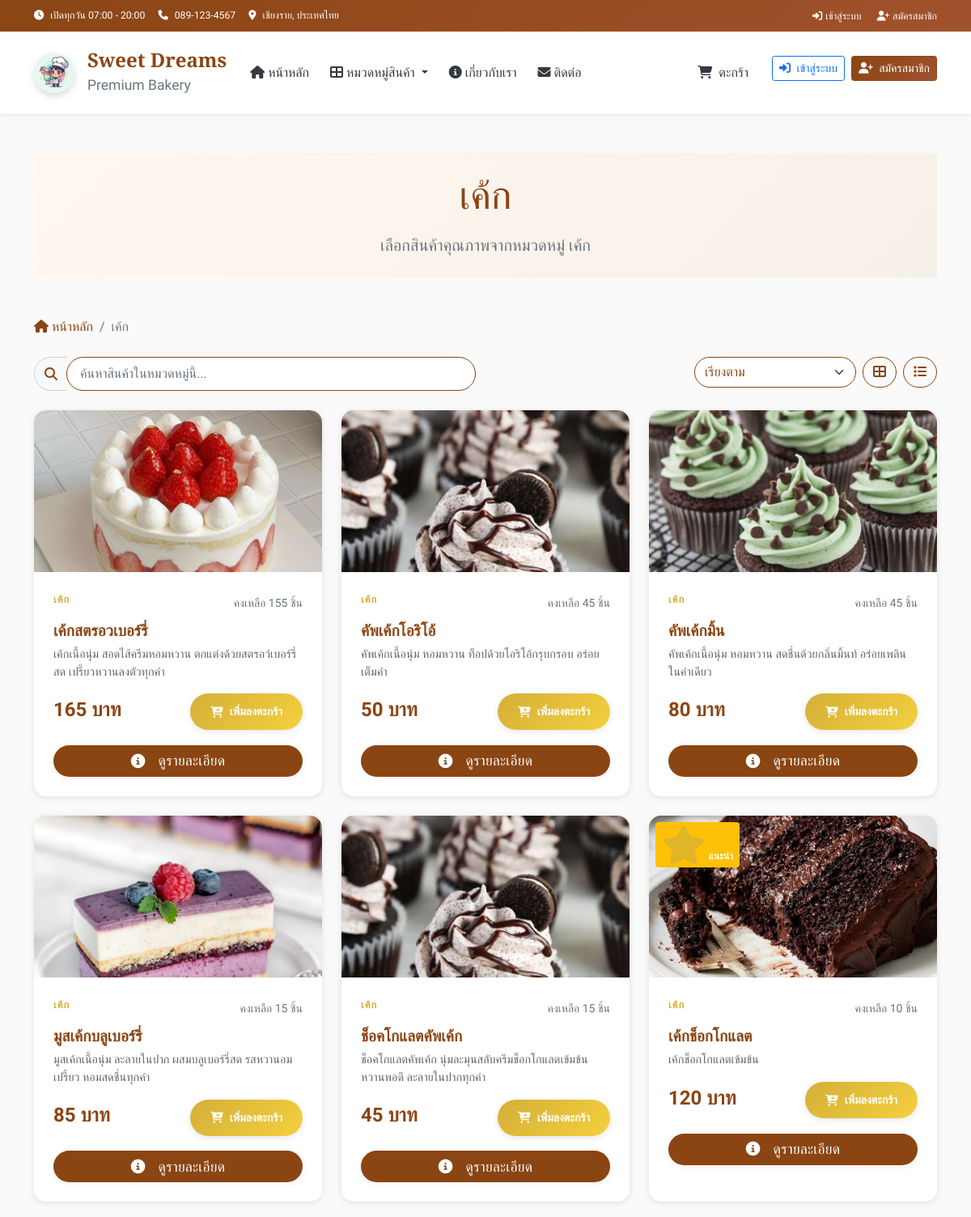
The page /category/1 (upper part) on the database as committed earlier.
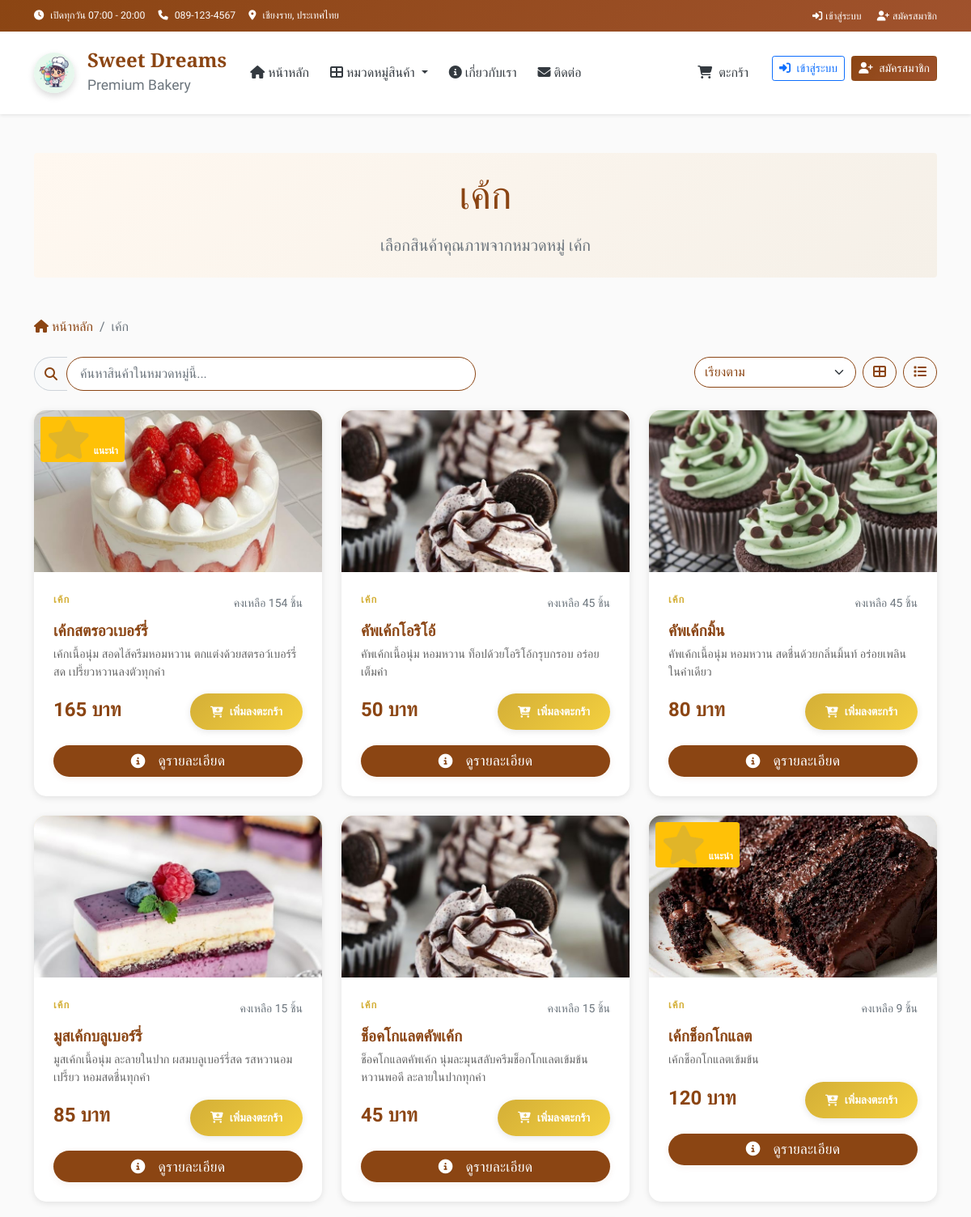
The same page on the database as committed later.
### tables this page shows
CREATE TABLE categories (
        id INTEGER PRIMARY KEY AUTOINCREMENT,
        name TEXT UNIQUE NOT NULL,
        name_en TEXT,
        icon TEXT,
        description TEXT,
        display_order INTEGER DEFAULT 0
    );

CREATE TABLE products (
        id INTEGER PRIMARY KEY AUTOINCREMENT,
        name TEXT NOT NULL,
        name_en TEXT,
        description TEXT,
        price DECIMAL(10,2) NOT NULL,
        image TEXT,
        category_id INTEGER,
        is_available BOOLEAN DEFAULT 1,
        is_featured BOOLEAN DEFAULT 0,
        stock_quantity INTEGER DEFAULT 0,
        created_at TIMESTAMP DEFAULT CURRENT_TIMESTAMP,
        FOREIGN KEY (category_id) REFERENCES categories (id)
    );

### app.py (the view)
@app.route('/category/<int:category_id>')
def category_by_id(category_id):
    categories = get_categories()
    products = get_products_by_category(category_id)
    category_name = None
    for cat in categories:
        if cat['id'] == category_id:
            category_name = cat['name']
            break
    if not category_name:
        flash('ไม่พบหมวดหมู่ที่ต้องการ')
        return redirect(url_for('index'))
    return render_template('category.html',
                         products=products,
                         category_name=category_name)

### templates/category.html (shortened to what this page needs)
{% extends "layout.html" %}
{% block content %}
<div class="container py-5">
    <div class="row mb-5">
        <div class="col-12">
            <div class="bg-gradient-light rounded p-4 text-center">
                <h1 class="display-5 mb-3">{{ category_name }}</h1>
                <p class="lead text-muted mb-0">เลือกสินค้าคุณภาพจากหมวดหมู่ {{ category_name }}</p>
            </div>
        </div>
    </div>
    <nav aria-label="breadcrumb" class="mb-4">
        <ol class="breadcrumb">
            <li class="breadcrumb-item">
                <a href="{{ url_for('index') }}" class="text-decoration-none">
                    <i class="fas fa-home me-1"></i>หน้าหลัก
                </a>
            </li>
            <li class="breadcrumb-item active">{{ category_name }}</li>
        </ol>
    </nav>
    <div class="row mb-4">
        <div class="col-lg-6">
            <div class="input-group">
                <span class="input-group-text">
                    <i class="fas fa-search"></i>
                </span>
                <input type="text" class="form-control" id="search-products"
                       placeholder="ค้นหาสินค้าในหมวดหมู่นี้...">
            </div>
        </div>
        <div class="col-lg-6 mt-3 mt-lg-0">
            <div class="d-flex gap-2 justify-content-lg-end">
                <select class="form-select" id="sort-products" style="max-width: 200px;">
                    <option value="default">เรียงตาม</option>
                </select>
                <button class="btn btn-outline-primary" id="view-grid" title="มุมมองตาราง">
                    <i class="fas fa-th-large"></i>
                </button>
                <button class="btn btn-outline-primary" id="view-list" title="มุมมองรายการ">
                    <i class="fas fa-list"></i>
                </button>
            </div>
        </div>
    </div>
    {% if products %}
        <div class="row" id="products-container">
            {% for product in products %}
            <div class="col-lg-4 col-md-6 mb-4 product-item"
                 data-name="{{ product.name }}"
                 data-price="{{ product.price }}">
                <div class="product-card h-100">
                    <div class="product-image position-relative">
                        {% if product.image %}
                            <img src="{{ url_for('static', filename='images/products/' + product.image) }}"
                                 alt="{{ product.name }}"
                                 class="img-fluid"
                                 loading="lazy">
                        {% else %}
                            <i class="fas fa-birthday-cake"></i>
                        {% endif %}
                        {% if product.is_featured %}
                            <span class="badge bg-warning position-absolute top-0 start-0 m-2">
                                <i class="fas fa-star me-1"></i>แนะนำ
                            </span>
                        {% endif %}
                    </div>
                    <div class="product-body">
                        <div class="d-flex justify-content-between align-items-center mb-2">
                            <div class="product-category">{{ category_name }}</div>
                            {% if product.stock_quantity > 0 %}
                                <small class="text-muted">คงเหลือ {{ product.stock_quantity }} ชิ้น</small>
                            {% else %}
                                <small class="text-danger">สินค้าหมด</small>
                            {% endif %}
                        </div>
                        <h5 class="product-name">{{ product.name }}</h5>
                        {% if product.description %}
                            <p class="product-description">{{ product.description }}</p>
                        {% endif %}
                        <div class="d-flex justify-content-between align-items-baseline">
                            <div class="product-price">{{ "%.0f"|format(product.price) }} บาท</div>
                            {% if product.stock_quantity > 0 %}
                                <button class="btn btn-custom btn-sm add-to-cart"
                                        data-product-id="{{ product.id }}"
                                        data-product-name="{{ product.name }}"
                                        data-product-price="{{ product.price }}">
                                    <i class="fas fa-cart-plus"></i> เพิ่มลงตะกร้า
                                </button>
                            {% else %}
                                <button class="btn btn-secondary btn-sm" disabled>
                                    <i class="fas fa-times"></i> หมด
                                </button>
                            {% endif %}
                        </div>
                        <div class="d-flex justify-content-center mt-2">
                            <a href="{{ url_for('product_detail', product_id=product.id) }}"
                               class="btn btn-detail-view">
                                <i class="fas fa-info-circle me-2"></i>
                                ดูรายละเอียด
                            </a>
                        </div>
                    </div>
                </div>
            </div>
            {% endfor %}
        </div>
    {% endif %}
</div>
{% endblock %}

### templates/layout.html (shortened to what this page needs)
<!DOCTYPE html>
<html lang="th" data-bs-theme="light">
<head>
    <link href="https://cdn.jsdelivr.net/npm/bootstrap@5.0.2/dist/css/bootstrap.min.css" rel="stylesheet">
    <link rel="stylesheet" href="https://cdnjs.cloudflare.com/ajax/libs/font-awesome/6.4.0/css/all.min.css">
    <link rel="stylesheet" href="{{ url_for('static', filename='css/main.css') }}">
</head>
<body>
    <header>
        <div class="top-bar bg-primary text-white py-2">
            <div class="container">
                <div class="row align-items-center">
                    <div class="col-md-8">
                        <small class="d-flex align-items-center flex-wrap gap-3">
                            <span><i class="fas fa-clock me-2"></i>เปิดทุกวัน 07:00 - 20:00</span>
                            <span><i class="fas fa-phone me-2"></i>089-123-4567</span>
                            <span><i class="fas fa-map-marker-alt me-2"></i>เชียงราย, ประเทศไทย</span>
                        </small>
                    </div>
                    <div class="col-md-4 text-end">
                        {% if session.get('user_id') %}
                            <small>
                                <i class="fas fa-user me-2"></i>
                                สวัสดี, {{ session.get('full_name') or session.get('username') }}
                            </small>
                        {% else %}
                            <small>
                                <a href="{{ url_for('login') }}" class="text-white text-decoration-none me-3">
                                    <i class="fas fa-sign-in-alt me-1"></i>เข้าสู่ระบบ
                                </a>
                                <a href="{{ url_for('register') }}" class="text-white text-decoration-none">
                                    <i class="fas fa-user-plus me-1"></i>สมัครสมาชิก
                                </a>
                            </small>
                        {% endif %}
                    </div>
                </div>
            </div>
        </div>
    </header>
    <nav class="navbar navbar-expand-lg navbar-light bg-white shadow-sm sticky-top" aria-label="Main navigation">
        <div class="container">
            <a class="navbar-brand d-flex align-items-center" href="{{ url_for('index') }}">
                <div class="logo-container me-3">
                    <div class="logo-circle">
                        <img src="{{ url_for('static', filename='images/hero.jpg') }}" alt="Logo" class="logo-img">
                    </div>
                </div>
                <div class="brand-info d-none d-md-block">
                    <h4 class="mb-0 brand-name">Sweet Dreams</h4>
                    <small class="text-muted">Premium Bakery</small>
                </div>
            </a>
            <div class="collapse navbar-collapse" id="navbarNav">
                <ul class="navbar-nav me-auto mb-2 mb-lg-0">
                    <li class="nav-item">
                        <a class="nav-link fw-500 {% if request.endpoint == 'index' %}active{% endif %}" href="{{ url_for('index') }}">
                            <i class="fas fa-home me-1"></i>หน้าหลัก
                        </a>
                    </li>
                    <li class="nav-item dropdown">
                        <a class="nav-link dropdown-toggle fw-500" href="#" role="button" data-bs-toggle="dropdown" aria-expanded="false">
                            <i class="fas fa-th-large me-1"></i>หมวดหมู่สินค้า
                        </a>
                    </li>
                    <li class="nav-item">
                        <a class="nav-link fw-500" href="{{ url_for('index') }}#about">
                            <i class="fas fa-info-circle me-1"></i>เกี่ยวกับเรา
                        </a>
                    </li>
                    <li class="nav-item">
                        <a class="nav-link fw-500" href="{{ url_for('index') }}#contact">
                            <i class="fas fa-envelope me-1"></i>ติดต่อ
                        </a>
                    </li>
                </ul>
                <ul class="navbar-nav ms-auto">
                    <li class="nav-item me-3">
                        <a class="nav-link position-relative fw-500 cart-link" href="{{ url_for('cart') }}">
                            <i class="fas fa-shopping-cart me-1"></i>
                            <span class="d-none d-lg-inline">ตะกร้า</span>
                        </a>
                    </li>
                    {% if session.get('user_id') %}
                        <li class="nav-item dropdown">
                            <a class="nav-link dropdown-toggle fw-500" href="#" role="button" data-bs-toggle="dropdown" aria-expanded="false">
                                <i class="fas fa-user me-1"></i>
                                <span class="d-none d-lg-inline">{{ session.get('full_name') or session.get('username') }}</span>
                            </a>
                            <ul class="dropdown-menu dropdown-menu-end shadow-sm border-0">
                                <li>
                                    <a class="dropdown-item" href="{{ url_for('profile') }}">
                                        <i class="fas fa-user me-2"></i> โปรไฟล์
                                    </a>
                                </li>
                                <li>
                                    <a class="dropdown-item" href="{{ url_for('track_order') }}">
                                        <i class="fas fa-truck me-2"></i>ติดตามคำสั่งซื้อ
                                    </a>
                                </li>
                                <li>
                                    <a class="dropdown-item" href="{{ url_for('order_history') }}">
                                        <i class="fas fa-history me-2"></i> ประวัติการสั่งซื้อ
                                    </a>
                                </li>
                                {% if session.get('role') == 'admin' %}
                                <li><hr class="dropdown-divider"></li>
                                <li>
                                    <a class="dropdown-item text-primary" href="{{ url_for('admin') }}">
                                        <i class="fas fa-cog me-2"></i> จัดการสินค้า
                                    </a>
                                </li>
                                <li>
                                    <a class="dropdown-item text-primary" href="{{ url_for('admin_orders') }}">
                                        <i class="fas fa-shopping-cart me-2"></i> จัดการคำสั่งซื้อ
                                    </a>
                                </li>
                                <li>
                                    <a class="dropdown-item text-primary" href="{{ url_for('admin_payments') }}">
                                        <i class="fas fa-money-check-alt me-2"></i> ตรวจสอบการชำระเงิน
                                    </a>
                                </li>
                                <li>
                                    <a class="dropdown-item text-primary" href="{{ url_for('admin_order_history') }}">
                                        <i class="fas fa-history me-2"></i> ประวัติการสั่งซื้อทั้งหมด
                                    </a>
                                </li>
                                {% endif %}
                                <li><hr class="dropdown-divider"></li>
                                <li>
                                    <a class="dropdown-item text-danger" href="{{ url_for('logout') }}">
                                        <i class="fas fa-sign-out-alt me-2"></i> ออกจากระบบ
                                    </a>
                                </li>
                            </ul>
                        </li>
                    {% else %}
                        <li class="nav-item me-2">
                            <a class="btn btn-outline-primary btn-sm" href="{{ url_for('login') }}">
                                <i class="fas fa-sign-in-alt me-1"></i> เข้าสู่ระบบ
                            </a>
                        </li>
                        <li class="nav-item">
                            <a class="btn btn-primary btn-sm" href="{{ url_for('register') }}">
                                <i class="fas fa-user-plus me-1"></i> สมัครสมาชิก
                            </a>
                        </li>
                    {% endif %}
                </ul>
            </div>
        </div>
    </nav>
    <main>
        {% block content %}{% endblock %}
    </main>
</body>
</html>

Rows that differ between the two databases and show on the page:
changed products "เค้กสตรอวเบอร์รี่": stock_quantity "155" → "154"; now shows "แนะนำ"
changed products "เค้กช็อกโกแลต": stock_quantity "10" → "9"
